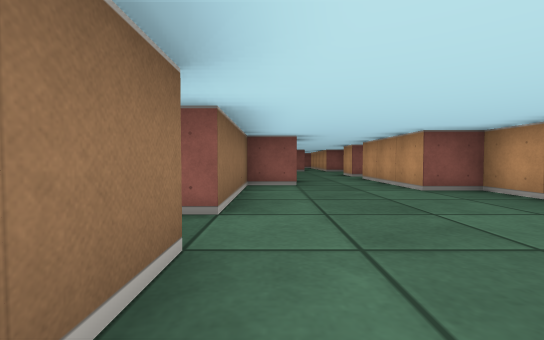
view 1 (above)

22 first-person views from a walk through a cub3D maze. The camera is about half as high as the walls, tilts 2° down and sees 90° across. The floor is counted in squares. Each view is taken from the middle of a square. On the plan, view 1 faces up. The plan holds only what a view shows up to about 9 squares ahead; the rest is blank. The place goes on beyond the plan.

view 2
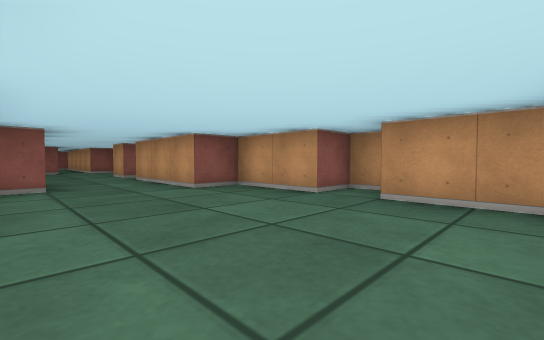

view 3
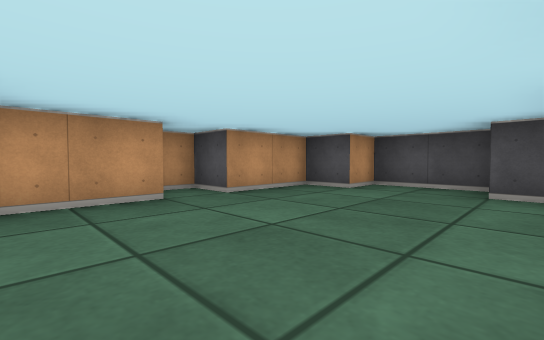

view 4
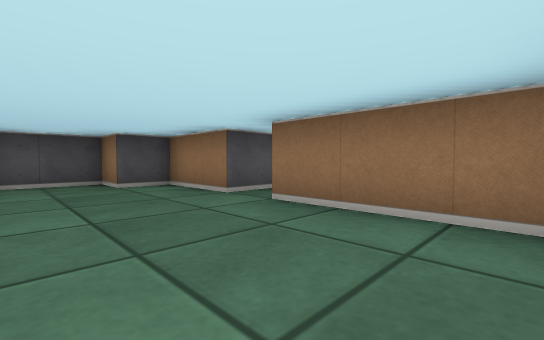

view 5
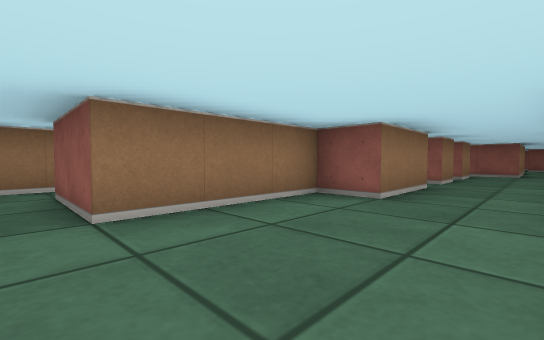

view 6
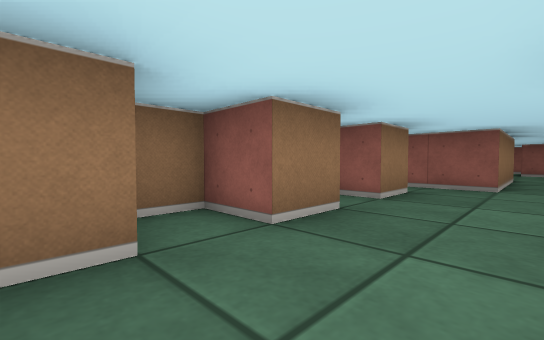

view 7
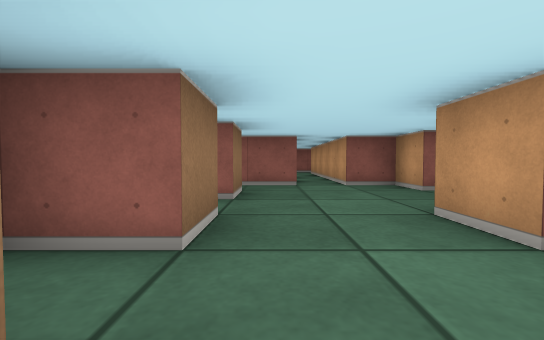

view 8
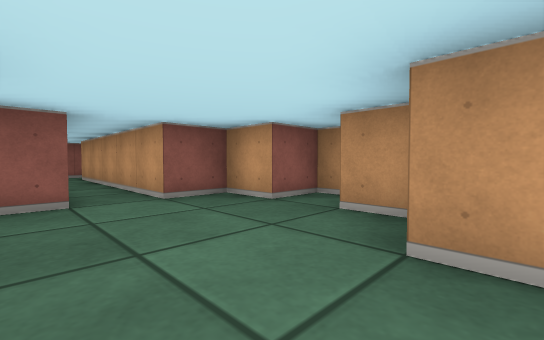

view 9
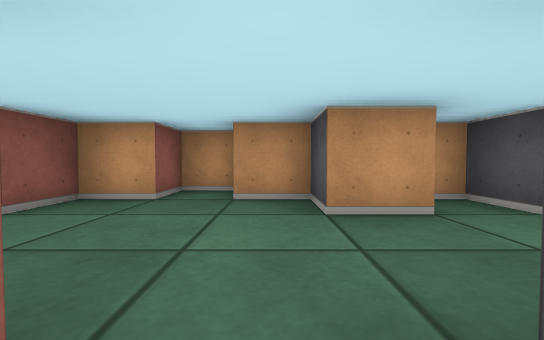

view 10
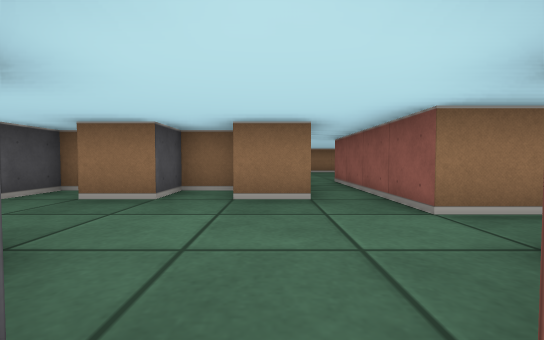

view 11
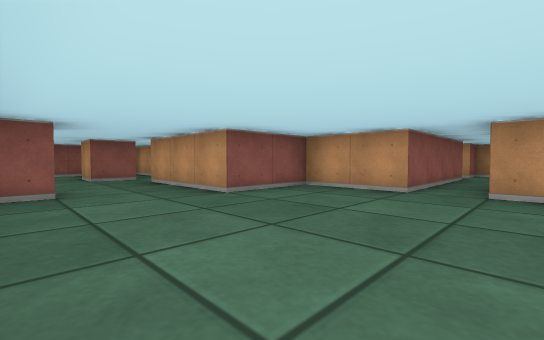

view 12
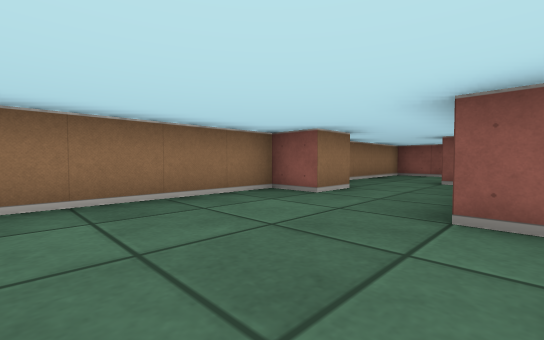

view 13
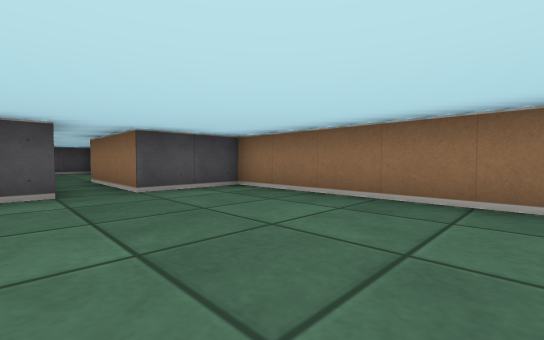

view 14
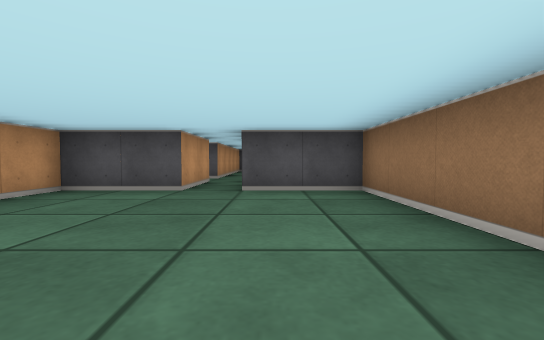

view 15
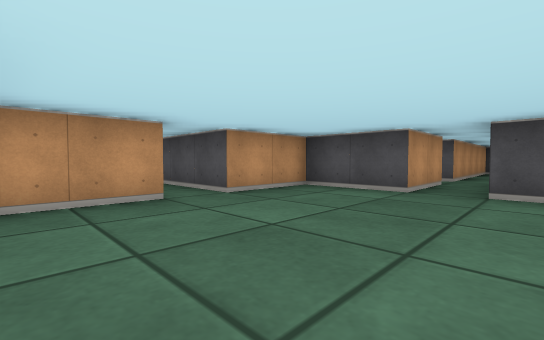

view 16
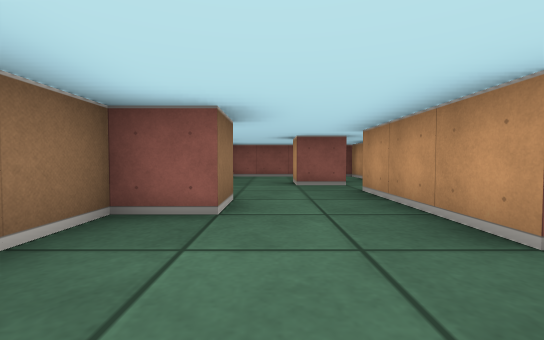

view 17
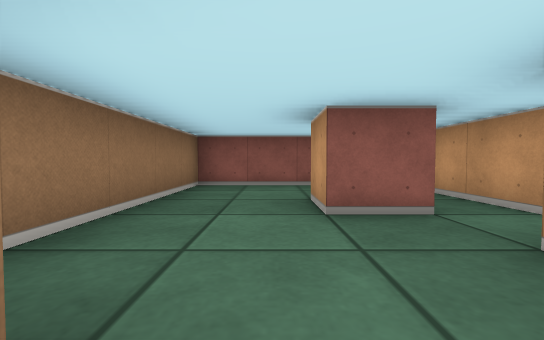

view 18
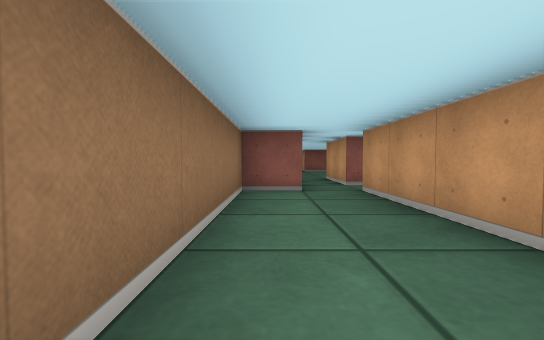

view 19
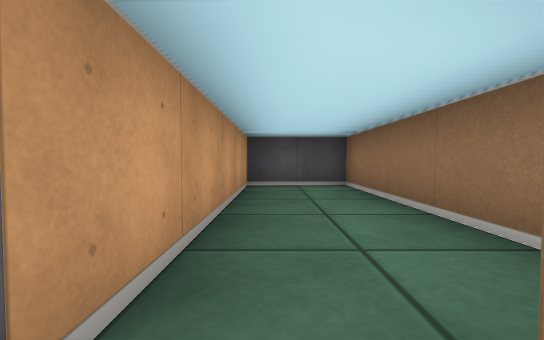

view 20
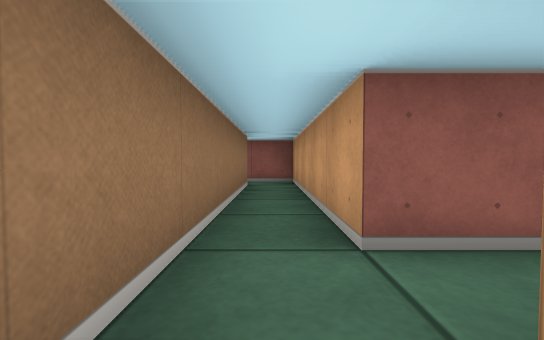

view 21
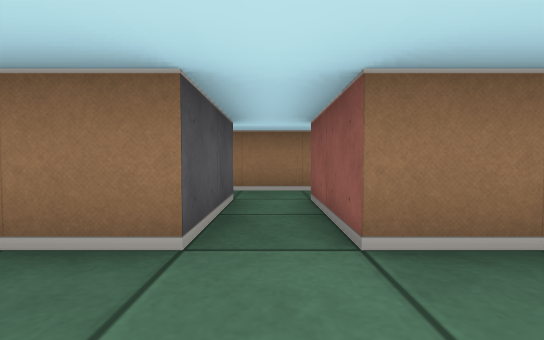

view 22
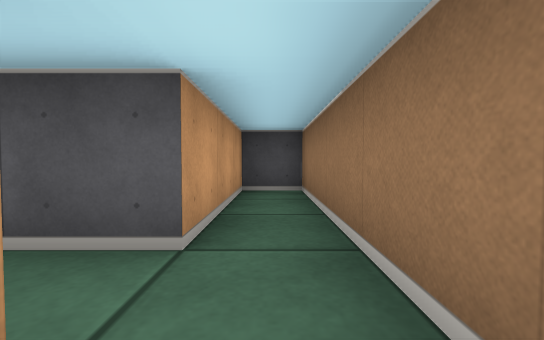

### Floor plan
Points are (right, up) in squares from view 1. A wall is a line through its corners. A room is listed if a view was taken in it or the views show most of it. See-through windows are left out.
Room 1 (views 1, 2, 3, 4, 5, 6, 7, 8, 21)
walls: (-0.5, 1.5) (-0.5, -0.5) (0.5, -0.5) (0.5, -1.5) (2.5, -1.5) (2.5, -0.5) (3.5, -0.5) (3.5, 1.5) (4.5, 1.5) (4.5, 2.5) (3.5, 2.5) (3.5, 4.5) (2.5, 4.5) (2.5, 7.5) (3.5, 7.5) (3.5, 8); (2.5, 8.4) (2.5, 9.5); (0.5, 9.5) (0.5, 8.5) (-0.5, 8.5) (-0.5, 7.5) (0.5, 7.5) (0.5, 5.5) (-0.5, 5.5) (-0.5, 2.5)
ways out: opening at (1.5, 9) to room 2; opening at (-1.5, 2) to room 5
Room 2 (views 9, 10)
walls: (0.5, 11.6) (0.5, 10.5) (-0.1, 10.5); (2.5, 9.5) (3.5, 9.5) (3.5, 10.5); (4.5, 10.6) (4.5, 11.5) (3.5, 11.5) (3.5, 12.5) (2.5, 12.5) (2.5, 15.5); (-0.5, 10.4) (-0.5, 9.5) (0.5, 9.5); (1.5, 15.5) (1.5, 12.5) (0.5, 12.5)
ways out: opening at (1.5, 9) to room 1; opening at (0, 12) to room 3; opening at (2, 16)
Room 3 (views 11, 12, 13, 14, 15, 16, 17)
walls: (-4.5, 9.5) (-2.5, 9.5) (-2.5, 11.5) (-0.1, 11.5); (-6.5, 16.5) (-6.5, 15.5) (-7.5, 15.5) (-7.5, 9.5) (-5.5, 9.5); (0.5, 12.5) (-2.5, 12.5) (-2.5, 14.5) (-4.5, 14.5) (-4.5, 16.5)
ways out: opening at (0, 12) to room 2; opening at (-5, 8.5) to room 4; opening at (-5.5, 17) to room 6
Room 4 (views 18, 19)
walls: (-3.5, 7.5) (-4.5, 7.5) (-4.5, 9.5); (-5.5, 9.5) (-5.5, 6.5) (-6.5, 6.5) (-6.5, 1.5) (-4.5, 1.5) (-4.5, 6.5)
ways out: opening at (-5, 8.5) to room 3; opening at (-4, 7) to room 5
Room 5 (views 20, 22)
walls: (-0.5, 2.5) (-2.5, 2.5) (-2.5, 7.5) (-3.5, 7.5); (-3.5, 6.5) (-3.5, -1.5) (-2.5, -1.5) (-2.5, 1.5) (-0.5, 1.5)
ways out: opening at (-1.5, 2) to room 1; opening at (-4, 7) to room 4
Room 6 (no view inside)
walls: (-4.4, 18.5) (-5.5, 18.5) (-5.5, 19.5); (-3.5, 18.5) (-3.5, 21.5) (-7.5, 21.5) (-7.5, 17.5); (-4.5, 16.5) (-4.5, 17.5)
ways out: opening at (-5.5, 17) to room 3

Positions as (right, up) in squares from view 1, and headings:
1: (0, 0), facing up
2: (0, 0), facing up-right
3: (0, 4), facing down-right
4: (2, 5), facing down-left
5: (2, 2), facing up-left
6: (2, 7), facing up-left
7: (1, 7), facing up
8: (1, 9), facing up-right
9: (0, 10), facing right
10: (4, 11), facing left
11: (-7, 11), facing up-right
12: (-4, 12), facing up-left
13: (-4, 14), facing down-left
14: (-6, 14), facing down
15: (-6, 14), facing down-right
16: (-6, 13), facing up
17: (-6, 16), facing up
18: (-6, 2), facing up
19: (-5, 7), facing down
20: (-3, 1), facing up
21: (1, 2), facing left
22: (-3, 3), facing down
